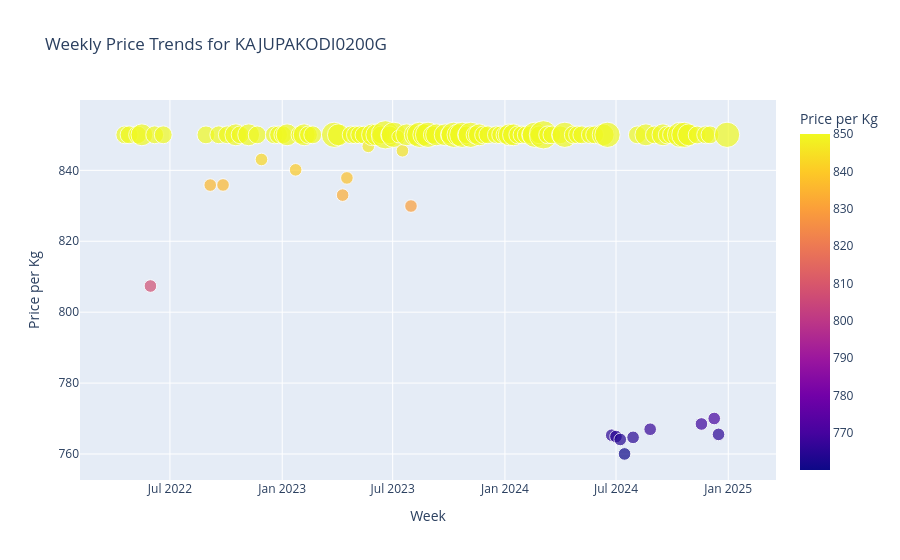

Write notebook code for a chart like this one.
### Code cell
def plot_monthly_price_scatter(df, item_name):
    # Step 1: Filter for the selected item
    item_df = df[df['Corrected_Item_Name'] == item_name].copy()

    # Step 2: Ensure Date is datetime
    item_df['Date'] = pd.to_datetime(item_df['Date'])

    # Step 3: Extract month for x-axis
    item_df['Week'] = item_df['Date'].dt.to_period('W').dt.to_timestamp()

    # Step 4: Calculate frequency of each (Month, price_perkg)
    freq_df = (
        item_df.groupby(['Week', 'price_perkg'])
        .size()
        .reset_index(name='Frequency')
    )

    # Step 5: Scatter plot with different markers for each price_perkg
    fig = px.scatter(
        freq_df,
        x='Week',
        y='price_perkg',
        size='Frequency',
        color='price_perkg',
        title=f"Weekly Price Trends for {item_name}",
        labels={
            'Week': 'Week',
            'price_perkg': 'Price per Kg',
            'Frequency': 'Frequency Count'
        }
    )

    fig.show()


#df_mode_filtered


#df1 has multiple prices
#df2 has 'mode' pricelist
plot_monthly_price_scatter(weekly_sales_mode_price, 'KAJUPAKODI0200G')
